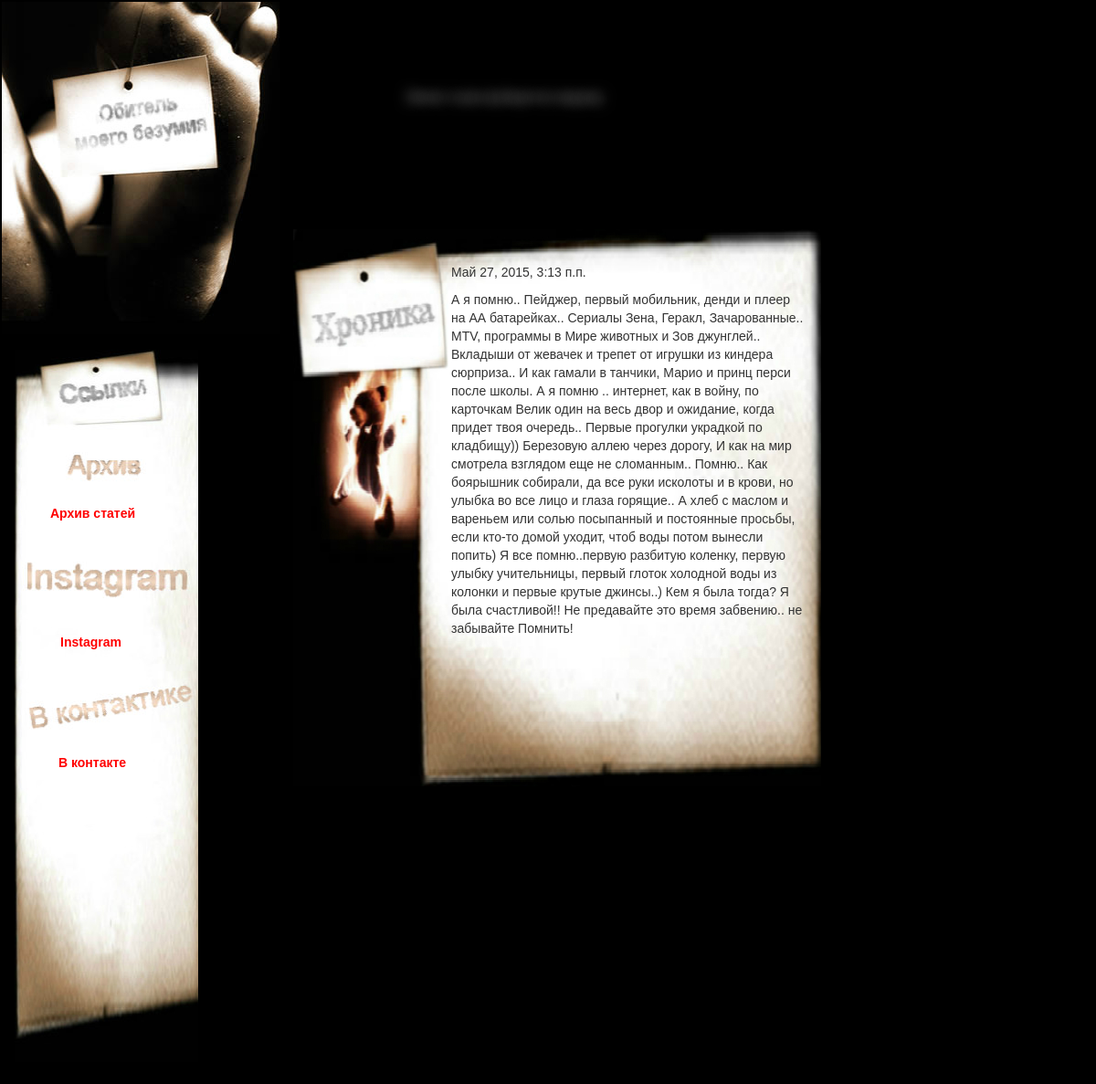
/blog/18/, run on the app's committed database.
### blog/models.py (models this page shows, shortened)
class Post(models.Model):
    title = models.CharField(max_length=255)
    datetime = models.DateTimeField('Дата публикации')
    content = models.TextField(max_length=10000)

### blog/views.py (the view)
# urls.py: url(r'^(?P<post_id>\d+)/$', 'one_new', name='one_new'),
def one_new(request, post_id):
    post = get_object_or_404(Post, pk=post_id)
    vars = dict(
        title=post.title,
        content=post.content,
        datetime=post.datetime,
    )
    return render_to_response('blog/post_detail.html', vars, context_instance=RequestContext(request))

### templates/blog/post_detail.html (shortened to what this page needs)
{% extends 'blog/base.html' %}
{% load staticfiles %}
{% block content %}
    <p>{{ datetime }}</p>
    <p>{{ content }}</p>
{% endblock %}

### data on the page
Post: datetime "Май 27, 2015, 3:13 п.п.", content "А я помню.. Пейджер, первый мобильник, денди и плеер на АА батарейках.. Сериалы Зена, Геракл, Зачарованные.. MTV, программы в Мире животных и Зов джунглей.. Вкладыши от жевачек и трепет от игрушки из киндера сюрприза.. И как гамали в танчики, Марио и принц перси после школы. А я помню .. интернет, как в войну, по карточкам Велик один на весь двор и ожидание, когда придет твоя очередь.. Первые прогулки украдкой по кладбищу)) Березовую аллею через дорогу, И как на мир смотрела взглядом еще не сломанным.. Помню.. Как боярышник собирали, да все руки исколоты и в крови, но улыбка во все лицо и глаза горящие.. А хлеб с маслом и вареньем или солью посыпанный и постоянные просьбы, если кто-то домой…"
